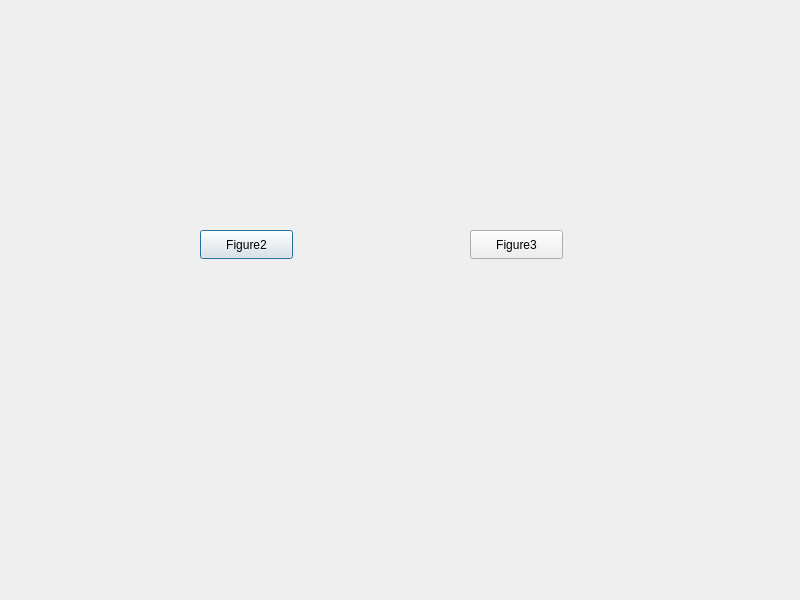
<?xml version="1.0" encoding="UTF-8"?>
<ui version="4.0">
 <class>Dialog</class>
 <widget class="QDialog" name="Dialog">
  <property name="geometry">
   <rect>
    <x>0</x>
    <y>0</y>
    <width>800</width>
    <height>600</height>
   </rect>
  </property>
  <property name="windowTitle">
   <string>Dialog</string>
  </property>
  <widget class="QPushButton" name="btnSecondForm">
   <property name="geometry">
    <rect>
     <x>200</x>
     <y>230</y>
     <width>93</width>
     <height>29</height>
    </rect>
   </property>
   <property name="text">
    <string>Figure2</string>
   </property>
  </widget>
  <widget class="QPushButton" name="btnThirdForm">
   <property name="geometry">
    <rect>
     <x>470</x>
     <y>230</y>
     <width>93</width>
     <height>29</height>
    </rect>
   </property>
   <property name="text">
    <string>Figure3</string>
   </property>
  </widget>
 </widget>
 <resources/>
 <connections/>
</ui>
